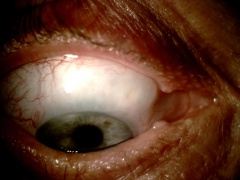
#> input picture converted/img_0.jpg, 240 x 180 px
$ python pruebaRecortes.py
#> lines starting #> are read from the running program, lines starting #| are printed output that depends on the picture
from PIL import Image
import numpy as np
import random

img=Image.open('./converted/img_0.jpg')
#> img is the input picture: PIL image 240x180 RGB; mean R, G, B 97, 59.5, 41.5
#izquierda,arriba,derecha,abajo
#240*240

#Obtención recorte central
#randomCenter=random.uniform(1.5,3.5)
randomXCenter=random.uniform(1.5,3.5)
randomYCenter=random.uniform(1.5,3.5)
squareSize=70

xCenter=img.width/randomXCenter
#> xCenter = 75.26
yCenter=img.height/randomYCenter
#> yCenter = 59.68
x1=xCenter-(squareSize/2)
#> x1 = 40.26
y1=yCenter-(squareSize/2)
#> y1 = 24.68
x2=xCenter+(squareSize/2)
#> x2 = 110.3
y2=yCenter+(squareSize/2)
#> y2 = 94.68

croppingMask=(x1,y1,x2,y2)
#> croppingMask = (40.26, 24.68, 110.3, 94.68)

centralSquareCropped=img.crop(croppingMask)
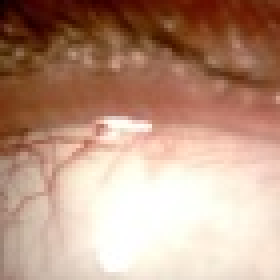
#> centralSquareCropped: PIL image 70x70 RGB (shown 4 times larger); mean R, G, B 187.9, 151.9, 131.9

#centralSquareCropped.show('0')
centralSquareCropped.save('0.jpg')


#Obtención del recorte 1 (izquierda)-----------------------------------------
#Distancia despecto del cuadradito central
centralSquareDistance=(squareSize/2)+float((random.randrange(20)+10))+(squareSize/2) #Asi se aleja o acerca más del recorte del centro
#Coordenadas respecto del central
xCenter=img.width/randomXCenter-centralSquareDistance
#> xCenter = -17.74
yCenter=img.height/randomYCenter+float(random.uniform(-10.5,10.5))
#> yCenter = 50.03

x1=xCenter-(squareSize/2)
#> x1 = -52.74
y1=yCenter-(squareSize/2)
#> y1 = 15.03
x2=xCenter+(squareSize/2)
#> x2 = 17.26
y2=yCenter+(squareSize/2)

croppingMask=(x1,y1,x2,y2)

leftSquareCropped=img.crop(croppingMask)
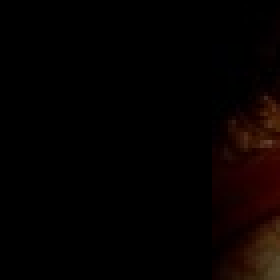
#> leftSquareCropped: PIL image 70x70 RGB (shown 4 times larger); mean R, G, B 5.6, 1.7, 0.8

#leftSquareCropped.show('img1')
leftSquareCropped.save('1.jpg')


#Obtención del recorte 3 (arriba)-------------------------------------
#Distancia respecto al cuadrado central
centralSquareDistance=(squareSize/2)+float((random.randrange(20)+10))+(squareSize/2)
#Coordenadas respecto del central
xCenter=img.width/randomXCenter+float(random.uniform(-10.5,10.5))
yCenter=img.height/randomXCenter-centralSquareDistance

x1=xCenter-(squareSize/2)
y1=yCenter-(squareSize/2)
x2=xCenter+(squareSize/2)
y2=yCenter+(squareSize/2)

croppingMask=(x1,y1,x2,y2)

upSquareCropped=img.crop(croppingMask)
#> upSquareCropped: PIL image 70x70 RGB; every value is 0

#upSquareCropped.show('img3')
upSquareCropped.save('3.jpg')


#Obtencion del recorte 7 (abajo)
#Distancia respecto al cuadrado central
centralSquareDistance=(squareSize/2)+float((random.randrange(20)+10))+(squareSize/2)
#Coordenadas respecto del central
xCenter=img.width/randomXCenter+float(random.uniform(-10.5,10.5))
yCenter=img.height/randomXCenter+centralSquareDistance

x1=xCenter-(squareSize/2)
y1=yCenter-(squareSize/2)
x2=xCenter+(squareSize/2)
y2=yCenter+(squareSize/2)

croppingMask=(x1,y1,x2,y2)

downSquareCropped=img.crop(croppingMask)
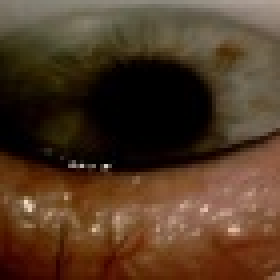
#> downSquareCropped: PIL image 70x70 RGB (shown 4 times larger); mean R, G, B 81.4, 57.4, 37.3

#rightSquareCropped.show('img5')
downSquareCropped.save('7.jpg')


#Obtencion del recorte 5 (derecha)
#Distancia despecto del cuadradito central
centralSquareDistance=(squareSize/2)+float((random.randrange(20)+10))+(squareSize/2) #Asi se aleja o acerca más del recorte del centro
#Coordenadas respecto del central
xCenter=img.width/randomXCenter+centralSquareDistance
yCenter=img.height/randomYCenter+float(random.uniform(-10.5,10.5))

x1=xCenter-(squareSize/2)
y1=yCenter-(squareSize/2)
x2=xCenter+(squareSize/2)
y2=yCenter+(squareSize/2)

croppingMask=(x1,y1,x2,y2)

rightSquareCropped=img.crop(croppingMask)
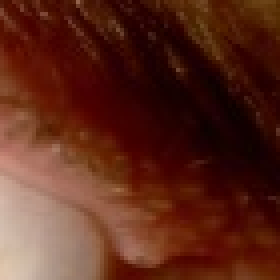
#> rightSquareCropped: PIL image 70x70 RGB (shown 4 times larger); mean R, G, B 91.1, 40.6, 26.8

#downSquareCropped.show('img7')
rightSquareCropped.save('5.jpg')

#OBTENCION DE LAS DIAGONALES----------------------------------------------------------------------------------

#Superior izquierda (2)
#Coordenadas respecto del cuadrado central
centralSquareDistance=(squareSize/2)+float((random.randrange(20)+10))+(squareSize/2)
#Coordenadas respecto del central
xCenter=img.width/randomXCenter-centralSquareDistance+float(random.uniform(-10.5,10.5))
yCenter=img.height/randomYCenter-centralSquareDistance+float(random.uniform(-10.5,10.5))

x1=xCenter-(squareSize/2)
y1=yCenter-(squareSize/2)
x2=xCenter+(squareSize/2)
y2=yCenter+(squareSize/2)

croppingMask=(x1,y1,x2,y2)

leftUpSquareCropped=img.crop(croppingMask)

leftUpSquareCropped.save('2.jpg')

#Superior derecha (4)
#Coordenadas respecto del cuadrado central
centralSquareDistance=(squareSize/2)+float((random.randrange(20)+10))+(squareSize/2)
#Coordenadas respecto del central
xCenter=img.width/randomXCenter+centralSquareDistance+float(random.uniform(-10.5,10.5))
yCenter=img.height/randomYCenter-centralSquareDistance+float(random.uniform(-10.5,10.5))

x1=xCenter-(squareSize/2)
y1=yCenter-(squareSize/2)
x2=xCenter+(squareSize/2)
y2=yCenter+(squareSize/2)

croppingMask=(x1,y1,x2,y2)

rightUpSquareCropped=img.crop(croppingMask)
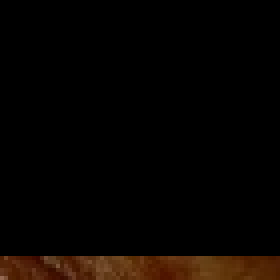
#> rightUpSquareCropped: PIL image 70x70 RGB (shown 4 times larger); mean R, G, B 7.7, 3.8, 1.1

rightUpSquareCropped.save('4.jpg')

#Inferior izquierda (8)

centralSquareDistance=(squareSize/2)+float((random.randrange(20)+10))+(squareSize/2)
#Coordenadas respecto del central
xCenter=img.width/randomXCenter-centralSquareDistance+float(random.uniform(-10.5,10.5))
yCenter=img.height/randomYCenter+centralSquareDistance+float(random.uniform(-10.5,10.5))

x1=xCenter-(squareSize/2)
y1=yCenter-(squareSize/2)
x2=xCenter+(squareSize/2)
y2=yCenter+(squareSize/2)

croppingMask=(x1,y1,x2,y2)

leftDownSquareCropped=img.crop(croppingMask)
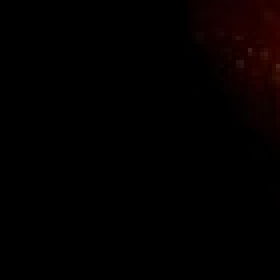
#> leftDownSquareCropped: PIL image 70x70 RGB (shown 4 times larger); mean R, G, B 2.8, 0.2, 0.2

leftDownSquareCropped.save('8.jpg')

#Inferior derecha(6)
#Coordenadas respecto del cuadrado central
centralSquareDistance=(squareSize/2)+float((random.randrange(20)+10))+(squareSize/2)
#Coordenadas respecto del central
xCenter=img.width/randomXCenter+centralSquareDistance+float(random.uniform(-10.5,10.5))
yCenter=img.height/randomYCenter+centralSquareDistance+float(random.uniform(-10.5,10.5))

croppingMask=(x1,y1,x2,y2)

rightDownSquareCropped=img.crop(croppingMask)

rightDownSquareCropped.save('6.jpg')

$ run again, with converted/img_10.jpg copied over converted/img_0.jpg
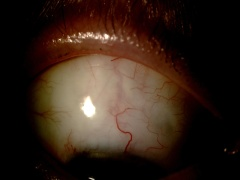
#> input picture converted/img_10.jpg, 240 x 180 px
#> img is the input picture: PIL image 240x180 RGB; mean R, G, B 51.5, 35.2, 25.1
#> upSquareCropped: PIL image 70x70 RGB; every value is 0
#> `rightSquareCropped=img.crop(croppingMask)`:
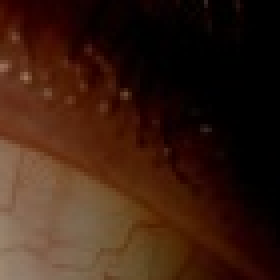
#> rightSquareCropped: PIL image 70x70 RGB (shown 4 times larger); mean R, G, B 58.4, 31.4, 18.3
#> `rightUpSquareCropped=img.crop(croppingMask)`:
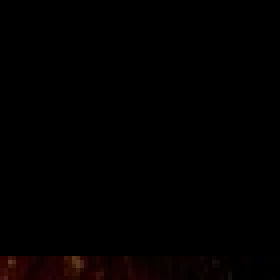
#> rightUpSquareCropped: PIL image 70x70 RGB (shown 4 times larger); mean R, G, B 1.8, 0.3, 0.2
